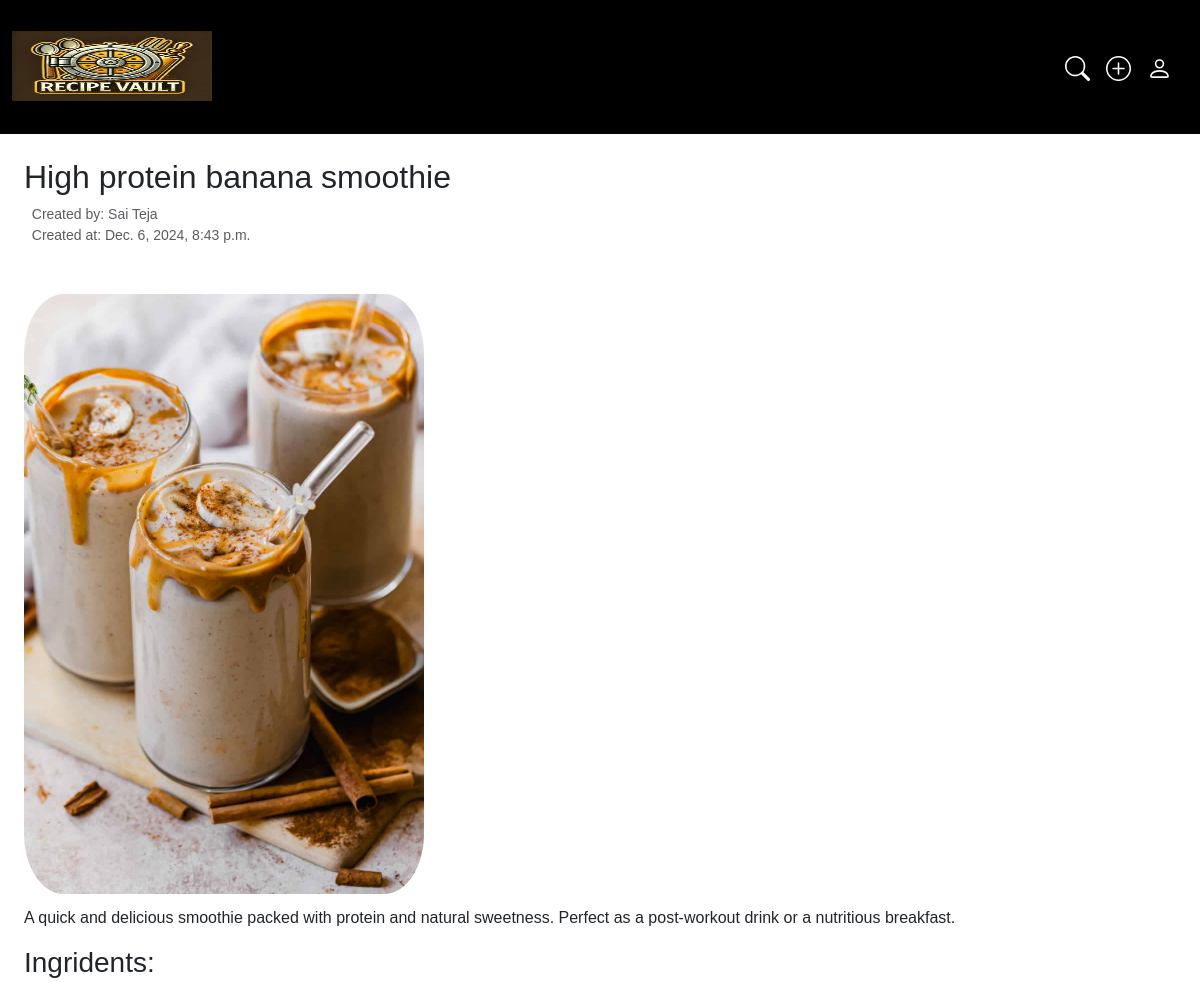
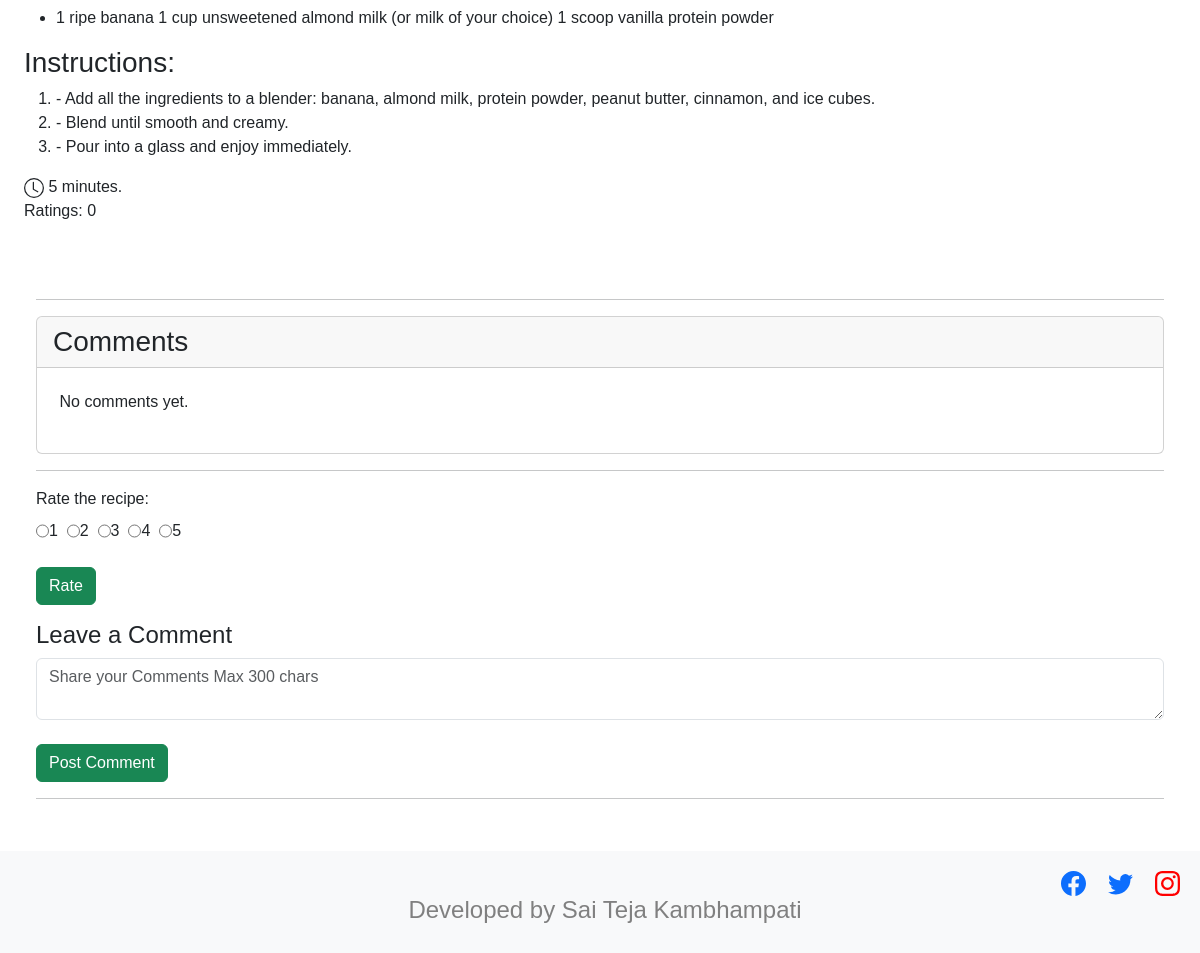
The app's page /recipe_detail/3/ with its own data (2 pictures, top to bottom).
### myrecpies/models.py (models this page shows)
class Recipe(models.Model):
    user = models.ForeignKey(User,on_delete=models.CASCADE)
    recipe_name = models.CharField(max_length=100)
    recipe_ingridents = models.CharField(max_length=100)
    recipe_description = models.TextField()
    instructions = models.TextField(default=None)
    cooking_time = models.TextField(default=None)
    created_at = models.DateTimeField(auto_now_add=True)
    recipe_image = models.ImageField(upload_to="recepie")
    def average_rating(self):
        total_ratings = Rating.objects.filter(recipe_name=self).count()
        if total_ratings > 0:
            total_score = Rating.objects.filter(recipe_name=self).aggregate(models.Sum('score'))['score__sum']
            average_score = total_score / total_ratings
            return round(average_score, 2)
        return 0

### myrecpies/views.py (the view, shortened to what this page needs)
# urls.py: path('recipe_detail/<id>/',recipe_detail,name = 'recipe_detail'),
def recipe_detail(request,id):
    queryset = Recipe.objects.get(id=id)
    ingredients = queryset.recipe_ingridents.split('\n')
    instructions = queryset.instructions.split('.')
    comments = Comment.objects.filter(recipe_name=queryset).order_by('-created_at')
    average_rating = Rating.objects.filter(recipe_name=queryset).aggregate(Avg('score'))['score__avg']
    context = {'recipes': queryset,
               'ingredients':ingredients,
               'instructions':instructions,
               'average_rating':average_rating,
               'comments': comments}
    return render(request,"recipedetail.html",context)

### myrecpies/templates/recipedetail.html (shortened to what this page needs)
{% extends "base.html" %}
{% block start %}
    <div style="padding: 2%;">
    <h2 >{{recipes.recipe_name}}</h2>
    <div id="passwordHelpBlock" class="form-text">
      &nbsp;&nbsp;Created by: {{recipes.user.first_name}}<br>
      &nbsp;&nbsp;Created at: {{recipes.created_at}}
    </div>
  </div>
    <div style="padding: 2%; text-align: justify;">
    <img src="/media/{{recipes.recipe_image}}" class="card-text" alt="Image" width="400px" height="400px" style=" border-radius: 10%;max-width: 100%;height: auto;">
    <p style="padding-top : 1%;text-align: justify;">
      {{recipes.recipe_description}}
    </p>
    <p>
      <h3 >Ingridents:</h3>
      <ul>
        {% for ingredient in ingredients %}
          <li>{{ ingredient }}</li>
        {% endfor %}
      </ul>
    </p>
    <p >
      <h3>Instructions:</h3>
      <ol>
        {% for instruction in instructions %}
          <li>{{ instruction }}.</li>
        {% endfor %}
      </ol>
    </p>
    <svg xmlns="http://www.w3.org/2000/svg" width="20" height="20" fill="currentColor" class="bi bi-clock" viewBox="0 0 16 16">
      <path d="M8 3.5a.5.5 0 0 0-1 0V9a.5.5 0 0 0 .252.434l3.5 2a.5.5 0 0 0 .496-.868L8 8.71V3.5z"/>
      <path d="M8 16A8 8 0 1 0 8 0a8 8 0 0 0 0 16zm7-8A7 7 0 1 1 1 8a7 7 0 0 1 14 0z"/>
    </svg> {{recipes.cooking_time}}
    <br>
    Ratings: {{recipes.average_rating}}
  </div>
  <div style="padding: 3%;">
    <hr>
  <div class="card">
    <h3 class="card-header">Comments</h3>
    {% for comment in comments %}
    <div class="card-body">
          <h6 class="card-title">{{ comment.content }}</h6>
          <div class="text-muted">
            Posted by {{ comment.user.username }} on {{ comment.created_at }}
          </div>
            <p class="comment-info"></p>
    </div>
    {% empty %}
        <p style="padding: 2%;">No comments yet.</p>
    {% endfor %}
  </div>
<hr>
        {% if request.user != recipes.user %}
        <div class="rating-form">
          <form method="POST" enctype="multipart/form-data">
            <div class="mb-3">
                <label for="rating" class="form-label">Rate the recipe:</label><br>
                <div style="display: flex;flex-direction: row;margin-right: 10px;">
                <input type="radio" id="rating1" name="score" value="1"  required>
                <label for="rating1">1</label>&nbsp;&nbsp;
                <input type="radio" id="rating2" name="score" value="2"  required>
                <label for="rating2">2</label>&nbsp;&nbsp;
                <input type="radio" id="rating3" name="score" value="3"  required>
                <label for="rating3">3</label>&nbsp;&nbsp;
                <input type="radio" id="rating4" name="score" value="4"  required>
                <label for="rating4">4</label>&nbsp;&nbsp;
                <input type="radio" id="rating5" name="score" value="5"  required>
                <label for="rating5">5</label>&nbsp;&nbsp;
                </div>
                <br>
                <div class="mb-3">
                  <button type="submit" class="btn btn-success">Rate</button>
                  </div>
            </div>
          </form>
        </div>
        {% endif %}
        <div class="comment-form">
          <h4>Leave a Comment</h4>
          <form method="POST" anctype="multipart/form-data">
            <textarea class="form-control" name = "content" placeholder="Share your Comments Max 300 chars" maxlength="300" minlength="2"></textarea>
            <br>
            <div class="mb-3 col-6 ">
              <button type="submit" class="btn btn-success">Post Comment</button>
              </div>
          </form>
          <hr>
      </div>
    </div>
{% endblock %}

### records on screen
Recipe: recipe_name "High protein banana smoothie", user.first_name "Sai Teja", created_at "Dec. 6, 2024, 8:43 p.m.", recipe_image (picture), recipe_description "A quick and delicious smoothie packed with protein and natural sweetness. Perfect as a post-workout drink or a nutritious breakfast.", ingredients "1 ripe banana 1 cup unsweetened almond milk (or milk of your choice) 1 scoop vanilla protein powder", cooking_time "5 minutes.", average_rating "0"

### other values on screen
{{ instruction }} "- Add all the ingredients to a blender: banana, almond milk, protein powder, peanut butter, cinnamon, and ice cubes" "- Blend until smooth and creamy" "- Pour into a glass and enjoy immediately"
